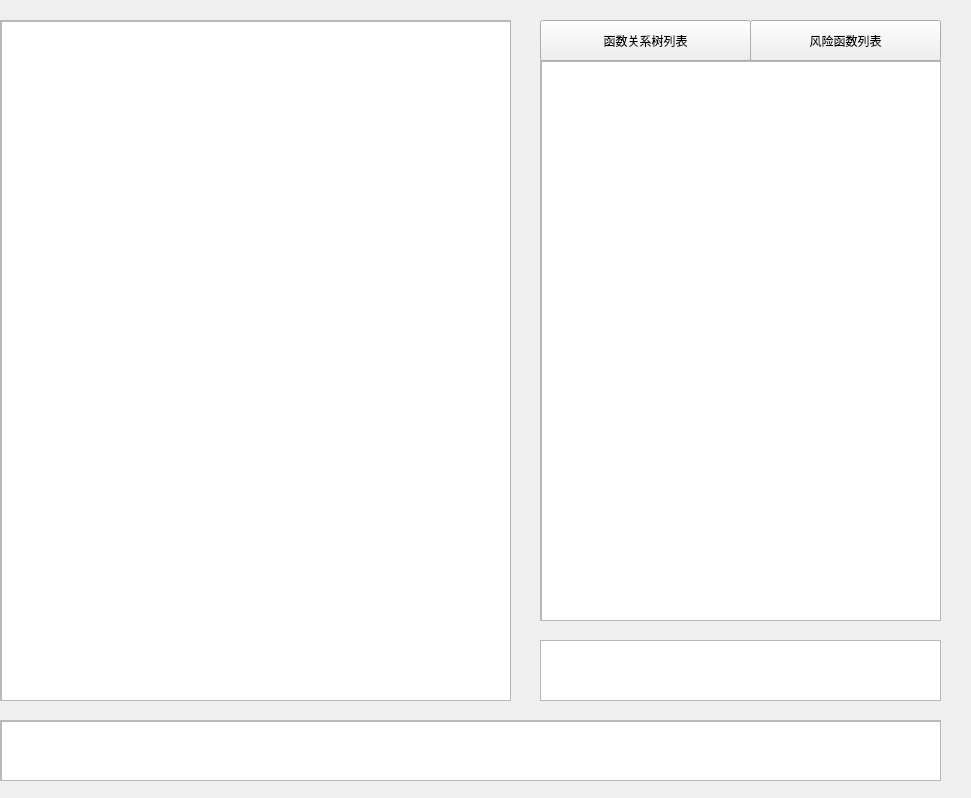
<?xml version="1.0" encoding="UTF-8"?>
<ui version="4.0">
 <class>comment</class>
 <widget class="QWidget" name="comment">
  <property name="geometry">
   <rect>
    <x>0</x>
    <y>0</y>
    <width>971</width>
    <height>798</height>
   </rect>
  </property>
  <property name="windowTitle">
   <string>Form</string>
  </property>
  <widget class="QScrollArea" name="scrollArea">
   <property name="geometry">
    <rect>
     <x>0</x>
     <y>20</y>
     <width>511</width>
     <height>681</height>
    </rect>
   </property>
   <property name="widgetResizable">
    <bool>true</bool>
   </property>
   <widget class="QWidget" name="scrollAreaWidgetContents">
    <property name="geometry">
     <rect>
      <x>0</x>
      <y>0</y>
      <width>509</width>
      <height>679</height>
     </rect>
    </property>
    <widget class="NewCodeEditor" name="commentCodeEditor">
     <property name="geometry">
      <rect>
       <x>0</x>
       <y>0</y>
       <width>511</width>
       <height>681</height>
      </rect>
     </property>
    </widget>
   </widget>
  </widget>
  <widget class="QStackedWidget" name="stackedWidget">
   <property name="geometry">
    <rect>
     <x>530</x>
     <y>40</y>
     <width>441</width>
     <height>661</height>
    </rect>
   </property>
   <property name="currentIndex">
    <number>0</number>
   </property>
   <widget class="QWidget" name="page">
    <widget class="QScrollArea" name="scrollArea_2">
     <property name="geometry">
      <rect>
       <x>10</x>
       <y>20</y>
       <width>401</width>
       <height>561</height>
      </rect>
     </property>
     <property name="widgetResizable">
      <bool>true</bool>
     </property>
     <widget class="QWidget" name="scrollAreaWidgetContents_2">
      <property name="geometry">
       <rect>
        <x>0</x>
        <y>0</y>
        <width>399</width>
        <height>559</height>
       </rect>
      </property>
      <widget class="QTableView" name="ShowDefineTableView">
       <property name="geometry">
        <rect>
         <x>0</x>
         <y>0</y>
         <width>401</width>
         <height>561</height>
        </rect>
       </property>
      </widget>
     </widget>
    </widget>
    <widget class="QPlainTextEdit" name="ShowTextEdit">
     <property name="geometry">
      <rect>
       <x>10</x>
       <y>600</y>
       <width>401</width>
       <height>61</height>
      </rect>
     </property>
    </widget>
   </widget>
   <widget class="QWidget" name="page_2">
    <widget class="QScrollArea" name="scrollArea_3">
     <property name="geometry">
      <rect>
       <x>10</x>
       <y>20</y>
       <width>401</width>
       <height>561</height>
      </rect>
     </property>
     <property name="widgetResizable">
      <bool>true</bool>
     </property>
     <widget class="QWidget" name="scrollAreaWidgetContents_3">
      <property name="geometry">
       <rect>
        <x>0</x>
        <y>0</y>
        <width>399</width>
        <height>559</height>
       </rect>
      </property>
      <widget class="QTableView" name="ShowRiskFunctionTableView">
       <property name="geometry">
        <rect>
         <x>0</x>
         <y>0</y>
         <width>401</width>
         <height>561</height>
        </rect>
       </property>
      </widget>
     </widget>
    </widget>
    <widget class="QPlainTextEdit" name="RiskFunctionShowTextEdit">
     <property name="geometry">
      <rect>
       <x>10</x>
       <y>600</y>
       <width>401</width>
       <height>61</height>
      </rect>
     </property>
    </widget>
   </widget>
  </widget>
  <widget class="QPushButton" name="FunctionPushButton">
   <property name="geometry">
    <rect>
     <x>540</x>
     <y>20</y>
     <width>211</width>
     <height>41</height>
    </rect>
   </property>
   <property name="text">
    <string>函数关系树列表</string>
   </property>
  </widget>
  <widget class="QPushButton" name="RiskFunctionPushButton">
   <property name="geometry">
    <rect>
     <x>750</x>
     <y>20</y>
     <width>191</width>
     <height>41</height>
    </rect>
   </property>
   <property name="text">
    <string>风险函数列表</string>
   </property>
  </widget>
  <widget class="QScrollArea" name="scrollArea_4">
   <property name="geometry">
    <rect>
     <x>0</x>
     <y>720</y>
     <width>941</width>
     <height>61</height>
    </rect>
   </property>
   <property name="widgetResizable">
    <bool>true</bool>
   </property>
   <widget class="QWidget" name="scrollAreaWidgetContents_4">
    <property name="geometry">
     <rect>
      <x>0</x>
      <y>0</y>
      <width>939</width>
      <height>59</height>
     </rect>
    </property>
    <widget class="QPlainTextEdit" name="FunctionMesShowTextEdit">
     <property name="geometry">
      <rect>
       <x>0</x>
       <y>0</y>
       <width>941</width>
       <height>61</height>
      </rect>
     </property>
    </widget>
   </widget>
  </widget>
 </widget>
 <customwidgets>
  <customwidget>
   <class>NewCodeEditor</class>
   <extends>QTextEdit</extends>
   <header location="global">NewCodeEditor</header>
  </customwidget>
 </customwidgets>
 <resources/>
 <connections/>
</ui>
